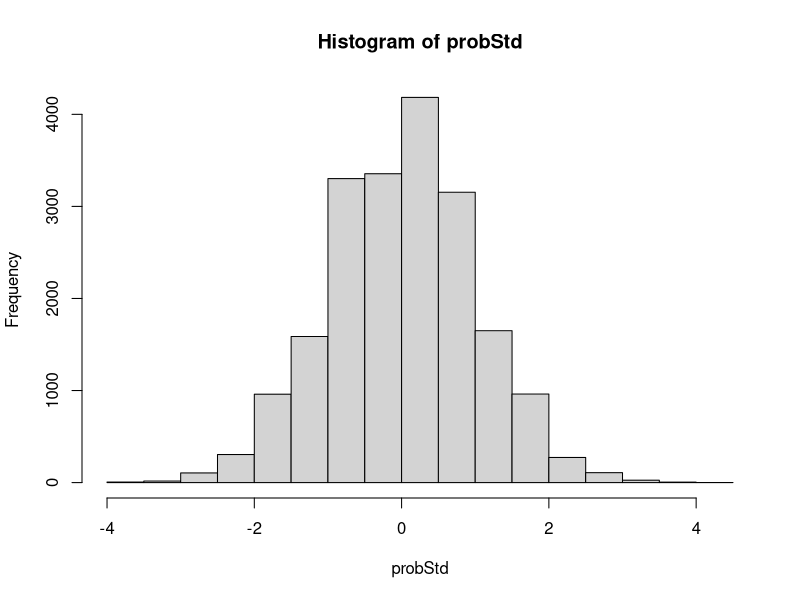

R code for this plot:
n = 20000 #number of experiments
prob <- NULL
for (i in 1:n){
	k = 500 #number of trials
	u <- runif(k)
	prob[i]<- sum(u > 0.5)	#generate vector of true, false
	probStd <- (prob - mean(prob))/sd(prob) #standardize
}
hist(probStd)